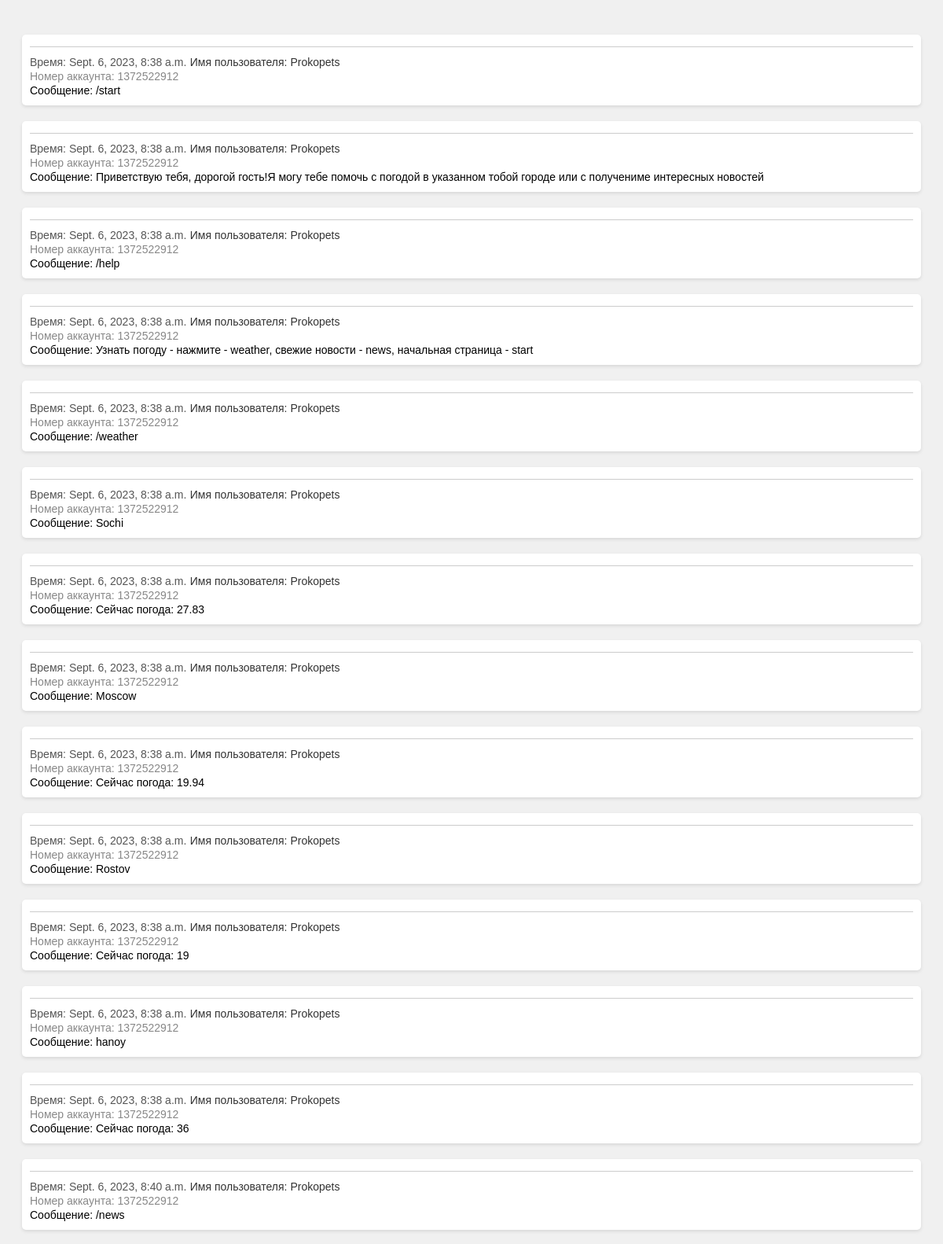
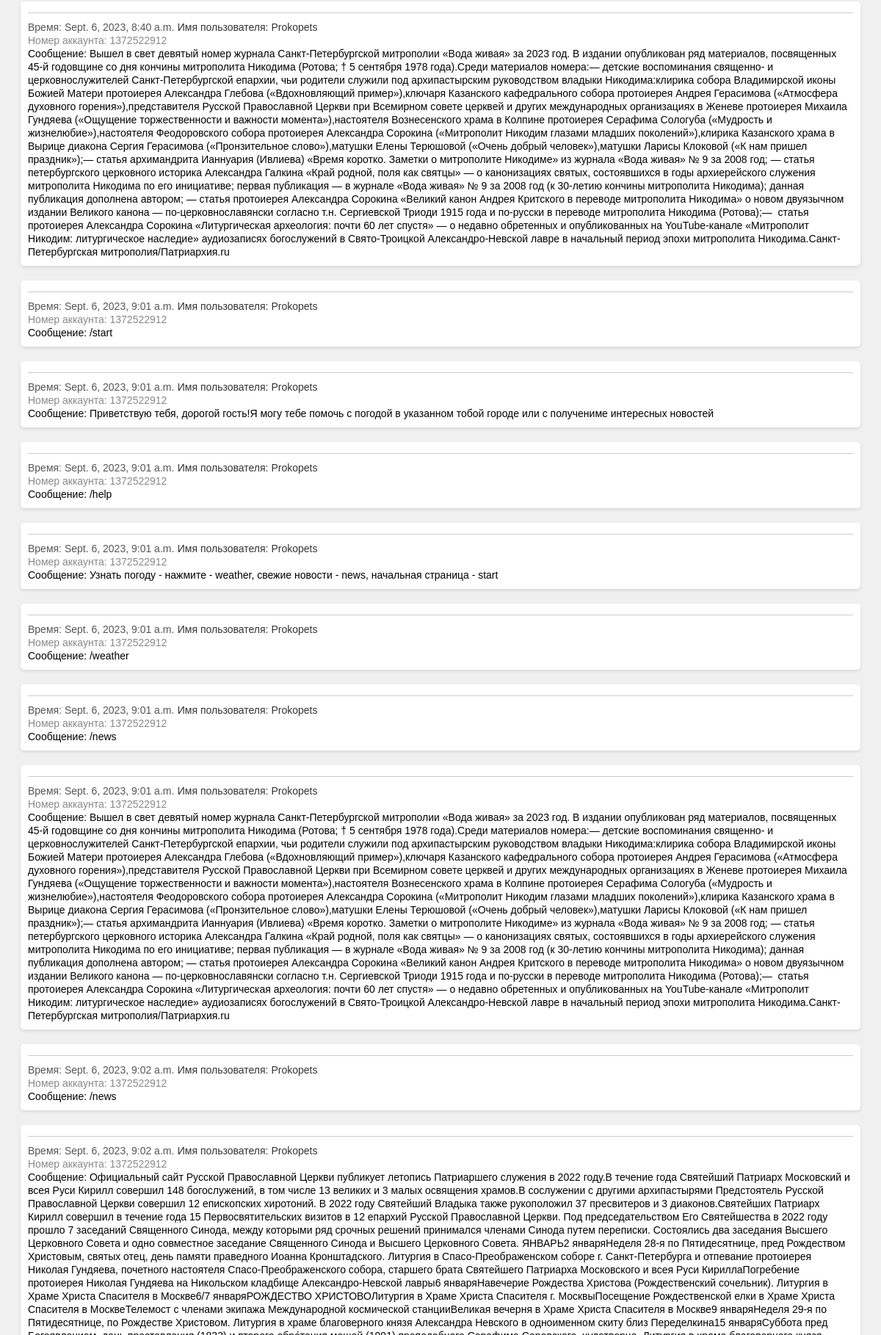
The page / (upper part) on the database its author committed (2 pictures, top to bottom).
### bot/models.py (models this page shows, shortened)
class Chat(models.Model):
    message = models.TextField()
    account = models.ForeignKey(Account, on_delete=models.CASCADE)
    time_chat = models.DateTimeField(auto_now_add=True)

class Account(models.Model):
    user_num = models.IntegerField()
    user_name = models.TextField(blank=True)
    def __str__(self):
        return self.user_name

### web_part/views.py (the view)
# urls.py: path('', ChatListView.as_view(), name='home'),
class ChatListView(ListView):
    model = Chat
    template_name = 'web_part/chat_list.html'
    context_object_name = 'All_people'  # имя которое используем в шаблоне

### web_part/templates/web_part/chat_list.html (shortened to what this page needs)
<!DOCTYPE html>
{% load static %}
<html lang="en">
<head>
    <link rel="stylesheet" href="{% static 'css/style.css' %}" />
</head>
<body>
{%for i in All_people%}
<ul>
    <hr>
    <span class="time_chat">Время: {{i.time_chat}}</span>
    <span class="account">Имя пользователя: {{i.account}} </span><br>
    <span class="user_num">Номер аккаунта: {{i.account.user_num}}</span> <br>
    <span class="message">Сообщение: {{i.message|linebreaksbr|safe}}</span>
</ul>
{%endfor%}
</body>
</html>

### web_part/static/css/style.css (style rules this page uses)
body { font-family: Arial, sans-serif; background-color: #f0f0f0; padding: 20px; }
ul { background-color: #fff; border-radius: 5px; margin-bottom: 20px; padding: 10px; box-shadow: 0 2px 4px rgba(0, 0, 0, 0.1); }
ul hr { border: none; border-top: 1px solid #ccc; margin-top: 5px; margin-bottom: 10px; }
ul span.time_chat { color: #555; font-size: 14px; }
ul span.account { font-weight: normal; color: #333; font-size: 14px; }
ul span.message { font-size: 14px; color: #000; }
ul span.user_num { color: #888; font-size: 14px; }

### rows shown on the page
Chat: time_chat "Sept. 6, 2023, 8:38 a.m.", account "Prokopets", account.user_num "1372522912", message "/start"
Chat: time_chat "Sept. 6, 2023, 8:38 a.m.", account "Prokopets", account.user_num "1372522912", message "Приветствую тебя, дорогой гость!Я могу тебе помочь с погодой в указанном тобой городе или с получениме интересных новостей"
Chat: time_chat "Sept. 6, 2023, 8:38 a.m.", account "Prokopets", account.user_num "1372522912", message "/help"
Chat: time_chat "Sept. 6, 2023, 8:38 a.m.", account "Prokopets", account.user_num "1372522912", message "Узнать погоду - нажмите - weather, свежие новости - news, начальная страница - start"
Chat: time_chat "Sept. 6, 2023, 8:38 a.m.", account "Prokopets", account.user_num "1372522912", message "/weather"
Chat: time_chat "Sept. 6, 2023, 8:38 a.m.", account "Prokopets", account.user_num "1372522912", message "Sochi"
Chat: time_chat "Sept. 6, 2023, 8:38 a.m.", account "Prokopets", account.user_num "1372522912", message "Сейчас погода: 27.83"
Chat: time_chat "Sept. 6, 2023, 8:38 a.m.", account "Prokopets", account.user_num "1372522912", message "Moscow"
Chat: time_chat "Sept. 6, 2023, 8:38 a.m.", account "Prokopets", account.user_num "1372522912", message "Сейчас погода: 19.94"
Chat: time_chat "Sept. 6, 2023, 8:38 a.m.", account "Prokopets", account.user_num "1372522912", message "Rostov"
Chat: time_chat "Sept. 6, 2023, 8:38 a.m.", account "Prokopets", account.user_num "1372522912", message "Сейчас погода: 19"
Chat: time_chat "Sept. 6, 2023, 8:38 a.m.", account "Prokopets", account.user_num "1372522912", message "hanoy"
Chat: time_chat "Sept. 6, 2023, 8:38 a.m.", account "Prokopets", account.user_num "1372522912", message "Сейчас погода: 36"
Chat: time_chat "Sept. 6, 2023, 8:40 a.m.", account "Prokopets", account.user_num "1372522912", message "/news"
Chat: time_chat "Sept. 6, 2023, 8:40 a.m.", account "Prokopets", account.user_num "1372522912", message "Вышел в свет девятый номер журнала Санкт-Петербургской митрополии «Вода живая» за 2023 год. В издании опубликован ряд материалов, посвященных 45-й годовщине со дня кончины митрополита Никодима (Ротова; † 5 сентября 1978 года).Среди материалов номера:— детские воспоминания священно- и церковнослужителей Санкт-Петербургской епархии, чьи родители служили под архипастырским руководством владыки Никодима:клирика собора Владимирской иконы Божией Матери протоиерея Александра Глебова («Вдохновляющий пример»),ключаря Казанского кафедрального собора протоиерея Андрея Герасимова («Атмосфера духовного горения»),представителя Русской Православной Церкви при Всемирном совете церквей и других…"
Chat: time_chat "Sept. 6, 2023, 9:01 a.m.", account "Prokopets", account.user_num "1372522912", message "/start"
Chat: time_chat "Sept. 6, 2023, 9:01 a.m.", account "Prokopets", account.user_num "1372522912", message "Приветствую тебя, дорогой гость!Я могу тебе помочь с погодой в указанном тобой городе или с получениме интересных новостей"
Chat: time_chat "Sept. 6, 2023, 9:01 a.m.", account "Prokopets", account.user_num "1372522912", message "/help"
Chat: time_chat "Sept. 6, 2023, 9:01 a.m.", account "Prokopets", account.user_num "1372522912", message "Узнать погоду - нажмите - weather, свежие новости - news, начальная страница - start"
Chat: time_chat "Sept. 6, 2023, 9:01 a.m.", account "Prokopets", account.user_num "1372522912", message "/weather"
Chat: time_chat "Sept. 6, 2023, 9:01 a.m.", account "Prokopets", account.user_num "1372522912", message "/news"
Chat: time_chat "Sept. 6, 2023, 9:01 a.m.", account "Prokopets", account.user_num "1372522912", message "Вышел в свет девятый номер журнала Санкт-Петербургской митрополии «Вода живая» за 2023 год. В издании опубликован ряд материалов, посвященных 45-й годовщине со дня кончины митрополита Никодима (Ротова; † 5 сентября 1978 года).Среди материалов номера:— детские воспоминания священно- и церковнослужителей Санкт-Петербургской епархии, чьи родители служили под архипастырским руководством владыки Никодима:клирика собора Владимирской иконы Божией Матери протоиерея Александра Глебова («Вдохновляющий пример»),ключаря Казанского кафедрального собора протоиерея Андрея Герасимова («Атмосфера духовного горения»),представителя Русской Православной Церкви при Всемирном совете церквей и других…"
Chat: time_chat "Sept. 6, 2023, 9:02 a.m.", account "Prokopets", account.user_num "1372522912", message "/news"
Chat: time_chat "Sept. 6, 2023, 9:02 a.m.", account "Prokopets", account.user_num "1372522912"
